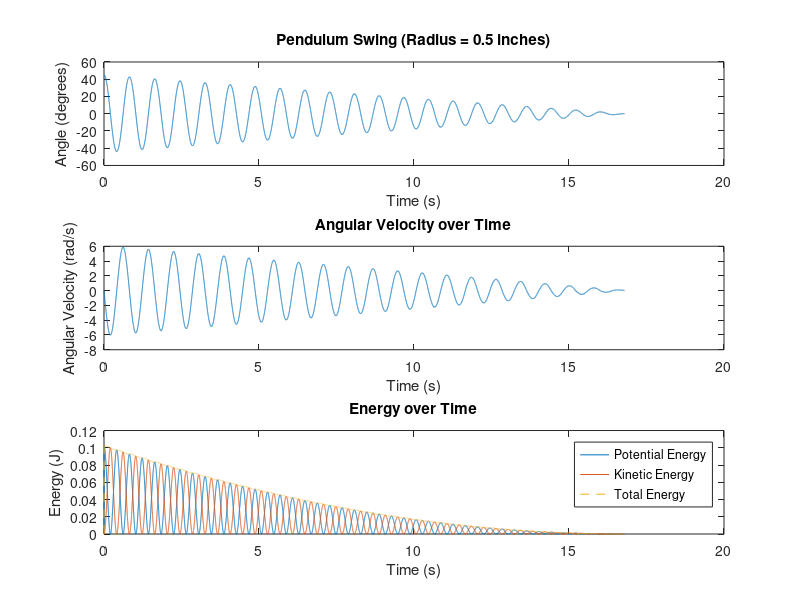
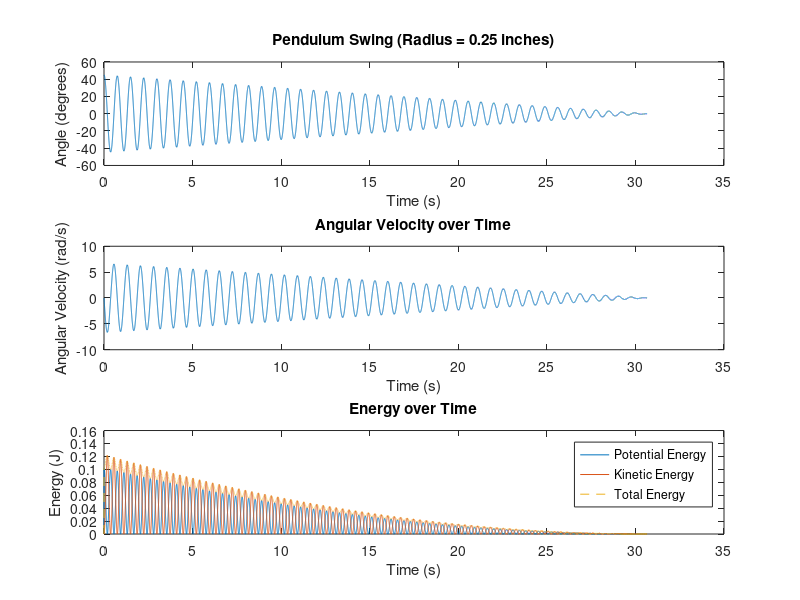
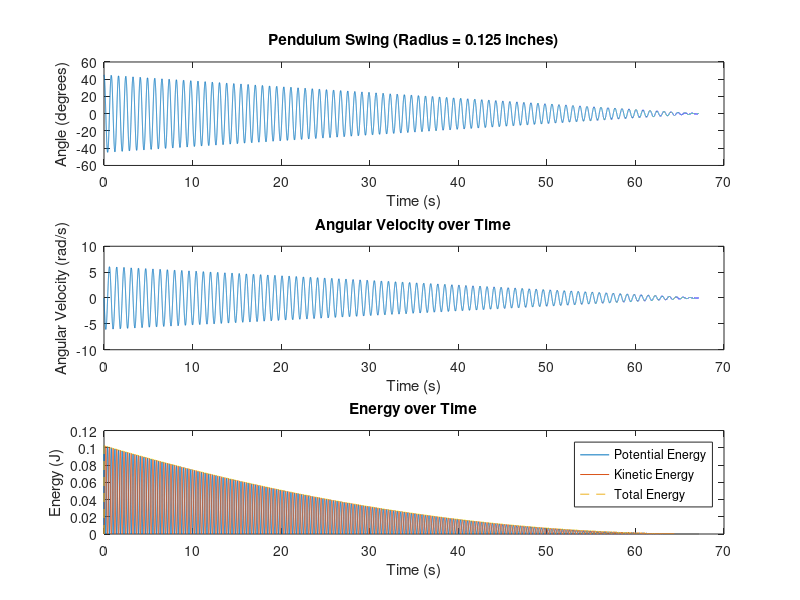

Reproduce these figures in MATLAB, in order.
%% Pendulum Estimate Swing Time using Runge-Kutta Method 

close all;
clear;
clc

% Parameters
g = 9.81;  % gravitational acceleration (m/s^2)
L = 0.1549;  % length to the center of mass (m)
m = 0.230;  % mass of the pendulum (kg)
mu = 0.11;  % coefficient of friction

% Radii of the pendulum bushing (in meters)
radii = [0.5, 0.25, 0.125] * 0.0254;  % converting inches to meters

% Experimental duration estimates for comparison (seconds)
experimental_times = [20, 33, 95];  % [1/2, 1/4, 1/8 inch]

% Initial conditions
theta0 = pi/4;  % initial angle (45 degrees)
omega0 = 0;  % initial angular velocity
dt = 0.001;  % time step (s)

% Function to calculate angular acceleration (alpha)
alpha_func = @(theta, omega, r) (-m * g * L * sin(theta) - mu * sign(omega) * m * g * r) / (m * L^2);

% Loop through each radius
for i = 1:length(radii)
    r = radii(i);
    t = 0:dt:200;  % time array with a max time to capture longer durations
    theta = zeros(size(t));  % angle array
    omega = zeros(size(t));  % angular velocity array
    
    theta(1) = theta0;
    omega(1) = omega0;
    
    % Energy arrays
    PE = zeros(size(t));  % Potential Energy
    KE = zeros(size(t));  % Kinetic Energy
    TotalEnergy = zeros(size(t));  % Total Energy

    % Runge-Kutta 4th order method loop
    for n = 1:length(t)-1
        % Adjust friction for specific radii
        if r == 0.125 * 0.0254  % for 1/8 inch radius
            friction_factor = 1.0;  % no additional friction adjustment
        elseif r == 0.25 * 0.0254  % for 1/4 inch radius
            friction_factor = 1.2;  % slight adjustment
        else
            friction_factor = 1.0;  % default
        end
        
        % Apply the friction adjustment factor
        alpha_func_adjusted = @(theta, omega) alpha_func(theta, omega, r) * friction_factor;
        
        % Runge-Kutta 4th order calculations
        k1_theta = omega(n);
        k1_omega = alpha_func_adjusted(theta(n), omega(n));
        
        k2_theta = omega(n) + 0.5 * dt * k1_omega;
        k2_omega = alpha_func_adjusted(theta(n) + 0.5 * dt * k1_theta, omega(n) + 0.5 * dt * k1_omega);
        
        k3_theta = omega(n) + 0.5 * dt * k2_omega;
        k3_omega = alpha_func_adjusted(theta(n) + 0.5 * dt * k2_theta, omega(n) + 0.5 * dt * k2_omega);
        
        k4_theta = omega(n) + dt * k3_omega;
        k4_omega = alpha_func_adjusted(theta(n) + dt * k3_theta, omega(n) + dt * k3_omega);
        
        theta(n+1) = theta(n) + (dt / 6) * (k1_theta + 2 * k2_theta + 2 * k3_theta + k4_theta);
        omega(n+1) = omega(n) + (dt / 6) * (k1_omega + 2 * k2_omega + 2 * k3_omega + k4_omega);
        
        % Calculate potential and kinetic energy
        height = L * (1 - cos(theta(n+1)));  % height above the lowest point
        PE(n+1) = m * g * height;  % Potential Energy
        KE(n+1) = 0.5 * m * (L * omega(n+1))^2;  % Kinetic Energy
        TotalEnergy(n+1) = PE(n+1) + KE(n+1);  % Total Energy
        
        % Stop if the pendulum comes to rest
        if abs(omega(n+1)) < 5e-5 && abs(theta(n+1)) < 0.0025
            break;
        end
    end
    
    % Convert angle from radians to degrees
    theta_deg = theta(1:n) * (180 / pi);
    
    % Plot the angle (degrees) over time
    figure;
    subplot(3,1,1);
    plot(t(1:n), theta_deg);
    title(['Pendulum Swing (Radius = ', num2str(r * 39.37), ' inches)']);
    xlabel('Time (s)');
    ylabel('Angle (degrees)');
    
    % Plot the velocity (angular velocity) over time
    subplot(3,1,2);
    plot(t(1:n), omega(1:n));
    title('Angular Velocity over Time');
    xlabel('Time (s)');
    ylabel('Angular Velocity (rad/s)');
    
    % Plot the potential energy, kinetic energy, and total energy over time
    subplot(3,1,3);
    plot(t(1:n), PE(1:n), 'DisplayName', 'Potential Energy');
    hold on;
    plot(t(1:n), KE(1:n), 'DisplayName', 'Kinetic Energy');
    plot(t(1:n), TotalEnergy(1:n), '--', 'DisplayName', 'Total Energy');
    title('Energy over Time');
    xlabel('Time (s)');
    ylabel('Energy (J)');
    legend;
    hold off;
    
    % Display comparison with experimental value
    disp(['For radius = ', num2str(r * 39.37), ' inches:']);
    disp(['Simulated duration: ', num2str(t(n)), ' seconds']);
    disp(['Experimental duration: ', num2str(experimental_times(i)), ' seconds']);
end
